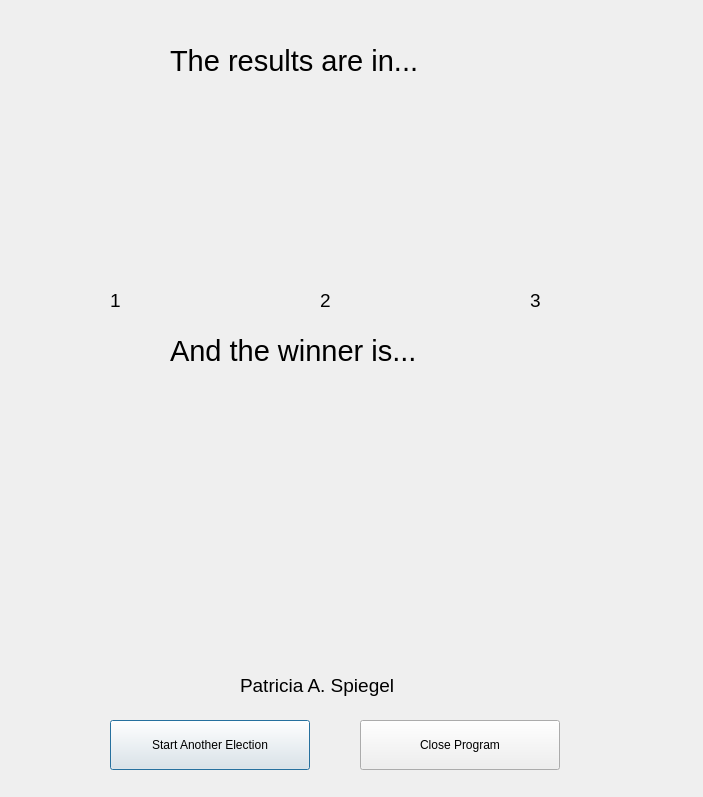
<?xml version="1.0" encoding="UTF-8"?>
<ui version="4.0">
 <class>Results</class>
 <widget class="QDialog" name="Results">
  <property name="geometry">
   <rect>
    <x>0</x>
    <y>0</y>
    <width>703</width>
    <height>797</height>
   </rect>
  </property>
  <property name="windowTitle">
   <string>Dialog</string>
  </property>
  <widget class="QLabel" name="label_15">
   <property name="geometry">
    <rect>
     <x>170</x>
     <y>280</y>
     <width>391</width>
     <height>141</height>
    </rect>
   </property>
   <property name="font">
    <font>
     <pointsize>22</pointsize>
    </font>
   </property>
   <property name="text">
    <string>And the winner is...</string>
   </property>
   <property name="wordWrap">
    <bool>true</bool>
   </property>
  </widget>
  <widget class="QLabel" name="label_13">
   <property name="geometry">
    <rect>
     <x>50</x>
     <y>110</y>
     <width>141</width>
     <height>151</height>
    </rect>
   </property>
   <property name="text">
    <string/>
   </property>
   <property name="pixmap">
    <pixmap>candidate1.jpg</pixmap>
   </property>
   <property name="scaledContents">
    <bool>true</bool>
   </property>
  </widget>
  <widget class="QLabel" name="label_14">
   <property name="geometry">
    <rect>
     <x>260</x>
     <y>110</y>
     <width>141</width>
     <height>151</height>
    </rect>
   </property>
   <property name="text">
    <string/>
   </property>
   <property name="pixmap">
    <pixmap>candidate3.jpg</pixmap>
   </property>
   <property name="scaledContents">
    <bool>true</bool>
   </property>
  </widget>
  <widget class="QLabel" name="label_16">
   <property name="geometry">
    <rect>
     <x>470</x>
     <y>110</y>
     <width>141</width>
     <height>151</height>
    </rect>
   </property>
   <property name="text">
    <string/>
   </property>
   <property name="pixmap">
    <pixmap>candidate2.jpg</pixmap>
   </property>
   <property name="scaledContents">
    <bool>true</bool>
   </property>
  </widget>
  <widget class="QLabel" name="label_17">
   <property name="geometry">
    <rect>
     <x>170</x>
     <y>-10</y>
     <width>391</width>
     <height>141</height>
    </rect>
   </property>
   <property name="font">
    <font>
     <pointsize>22</pointsize>
    </font>
   </property>
   <property name="text">
    <string>The results are in...</string>
   </property>
   <property name="wordWrap">
    <bool>true</bool>
   </property>
  </widget>
  <widget class="QLabel" name="label_18">
   <property name="geometry">
    <rect>
     <x>110</x>
     <y>290</y>
     <width>21</width>
     <height>21</height>
    </rect>
   </property>
   <property name="font">
    <font>
     <pointsize>14</pointsize>
    </font>
   </property>
   <property name="text">
    <string>1</string>
   </property>
   <property name="wordWrap">
    <bool>true</bool>
   </property>
  </widget>
  <widget class="QLabel" name="label_19">
   <property name="geometry">
    <rect>
     <x>320</x>
     <y>290</y>
     <width>21</width>
     <height>21</height>
    </rect>
   </property>
   <property name="font">
    <font>
     <pointsize>14</pointsize>
    </font>
   </property>
   <property name="text">
    <string>2</string>
   </property>
   <property name="wordWrap">
    <bool>true</bool>
   </property>
  </widget>
  <widget class="QLabel" name="label_20">
   <property name="geometry">
    <rect>
     <x>530</x>
     <y>290</y>
     <width>21</width>
     <height>21</height>
    </rect>
   </property>
   <property name="font">
    <font>
     <pointsize>14</pointsize>
    </font>
   </property>
   <property name="text">
    <string>3</string>
   </property>
   <property name="wordWrap">
    <bool>true</bool>
   </property>
  </widget>
  <widget class="QLabel" name="label_21">
   <property name="geometry">
    <rect>
     <x>190</x>
     <y>390</y>
     <width>281</width>
     <height>271</height>
    </rect>
   </property>
   <property name="text">
    <string/>
   </property>
   <property name="pixmap">
    <pixmap>candidate2.jpg</pixmap>
   </property>
   <property name="scaledContents">
    <bool>true</bool>
   </property>
  </widget>
  <widget class="QLabel" name="label_22">
   <property name="geometry">
    <rect>
     <x>240</x>
     <y>640</y>
     <width>201</width>
     <height>91</height>
    </rect>
   </property>
   <property name="font">
    <font>
     <pointsize>14</pointsize>
    </font>
   </property>
   <property name="text">
    <string>Patricia A. Spiegel</string>
   </property>
   <property name="wordWrap">
    <bool>true</bool>
   </property>
  </widget>
  <widget class="QPushButton" name="pushButton_8">
   <property name="geometry">
    <rect>
     <x>110</x>
     <y>720</y>
     <width>200</width>
     <height>50</height>
    </rect>
   </property>
   <property name="text">
    <string>Start Another Election</string>
   </property>
  </widget>
  <widget class="QPushButton" name="pushButton_9">
   <property name="geometry">
    <rect>
     <x>360</x>
     <y>720</y>
     <width>200</width>
     <height>50</height>
    </rect>
   </property>
   <property name="text">
    <string>Close Program</string>
   </property>
  </widget>
 </widget>
 <resources/>
 <connections/>
</ui>
